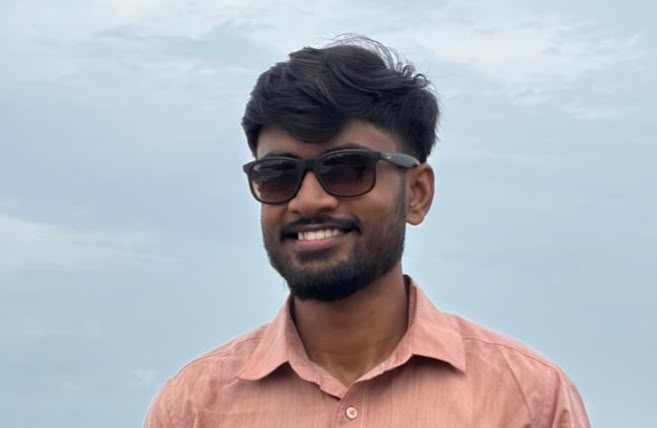
#> input picture len-vil-animated-profile/assets/portrait.jpg, 657 x 428 px
$ python render_profile.py
#> lines starting #> are read from the running program, lines starting #| are printed output that depends on the picture
#!/usr/bin/env python3
"""Render Lenvil's animated, self-contained GitHub profile SVG cards."""
from __future__ import annotations

import json
import os
from datetime import date
from pathlib import Path
from xml.sax.saxutils import escape

try:
    from PIL import Image, ImageEnhance, ImageOps
except ImportError:  # Portrait becomes initials if Pillow is not installed.
    Image = None

ROOT = Path(__file__).resolve().parents[1]
CARDS = ROOT / "cards"
DATA = ROOT / "data" / "contributions.json"
PHOTO = ROOT / "assets" / "portrait.jpg"
STATIC = os.getenv("STATIC", "0") == "1"

INK = "#20262d"
MUTED = "#66717b"
PAPER = "#f3efe5"
WHITE = "#fffdf7"
LINE = "#d9d2c5"
BLUE = "#3768d7"
CORAL = "#db765e"
YELLOW = "#e3b64b"
GREEN = "#4b936e"


def anim_style() -> str:
    if STATIC:
        return ""
    return """<style>
      .reveal{opacity:0;animation:rise .8s cubic-bezier(.2,.7,.2,1) forwards}
      .d1{animation-delay:.15s}.d2{animation-delay:.35s}.d3{animation-delay:.55s}
      .pulse{transform-box:fill-box;transform-origin:center;animation:pulse 2.8s ease-in-out infinite}
      .shine{animation:shine 5s ease-in-out infinite}
      @keyframes rise{from{opacity:0;transform:translateY(13px)}to{opacity:1;transform:translateY(0)}}
      @keyframes pulse{0%,100%{opacity:.55;transform:scale(.92)}50%{opacity:1;transform:scale(1.08)}}
      @keyframes shine{0%,72%,100%{transform:translateX(-360px);opacity:0}78%{opacity:.55}90%{transform:translateX(780px);opacity:0}}
      @media(prefers-reduced-motion:reduce){.reveal,.pulse,.shine{animation:none!important;opacity:1!important;transform:none!important}}
    </style>"""


def ascii_portrait(cols: int = 42, rows: int = 24) -> list[str]:
#> called with cols = 42, rows = 24
    ramp = "  .,:-~=+*#%@"
    if Image is None or not PHOTO.exists():
        return ["LEN-VIL", "", "MCA / BUILDER"]
    image = Image.open(PHOTO).convert("L")
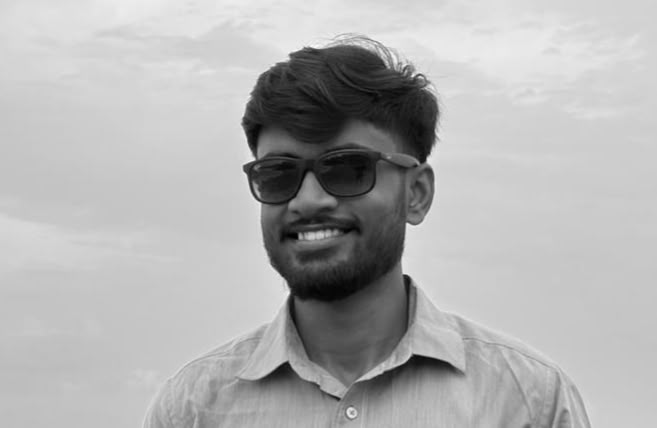
#> image: PIL image 657x428 L; min 1, max 251, mean 176.8
    # Crop toward a portrait framing while keeping the face and shoulders.
    w, h = image.size
#> w = 657; h = 428
    target = cols * 0.58 / rows
    current = w / h
#> current = 1.54
    if current > target:
        crop_w = int(h * target)
#> crop_w = 434
        left = max(0, (w - crop_w) // 2)
#> left = 111
        image = image.crop((left, 0, left + crop_w, h))
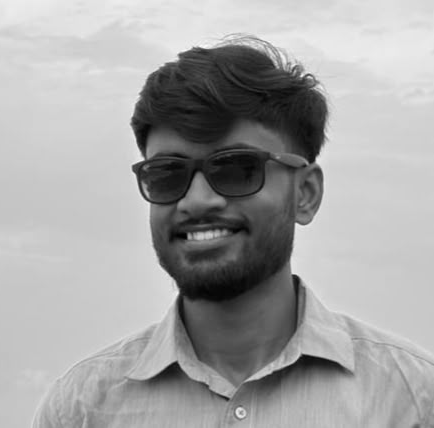
#> image: PIL image 434x428 L; min 1, max 251, mean 163.4
    else:
        crop_h = int(w / target)
        top = max(0, int((h - crop_h) * 0.15))
        image = image.crop((0, top, w, min(h, top + crop_h)))
    image = ImageOps.autocontrast(image)
    image = ImageEnhance.Contrast(image).enhance(1.35)
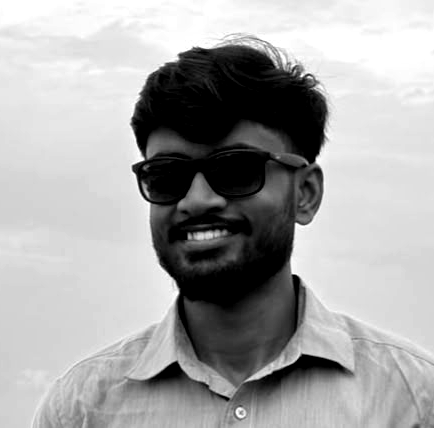
#> image: PIL image 434x428 L; min 0, max 255, mean 166.4
    image = image.resize((cols, rows))
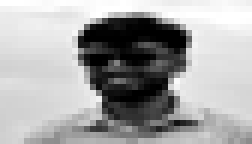
#> image: PIL image 42x24 L (shown 6 times larger); min 0, max 255, mean 166.5
    pixels = list(image.getdata())
#> pixels = 1008 values, max 255 at index 0, min 0 at index 225, mean 166.5
    result = []
    for y in range(rows):
        chars = []
        for x in range(cols):
            value = pixels[y * cols + x]
            # Invert brightness: darker photo details use denser characters.
            idx = int((255 - value) / 255 * (len(ramp) - 1))
            chars.append(ramp[idx])
        result.append("".join(chars).rstrip())
#> after the loop, result = 24 items, first 6: '', '', '                  .,,:--:.', '               .:+##%%%%%#=,.', '              =%%%%#%%%%%%%##+:', '             -%@%%%%%%@@@@@@@@#:'
    return result


def hero_svg() -> str:
    portrait = ascii_portrait()
#> portrait has the same summary as result in ascii_portrait
    lines = []
    start_y = 76
    for i, line in enumerate(portrait):
        if not line:
            continue
        delay = 0 if STATIC else i * 0.035
        style = "" if STATIC else f'opacity="0" style="animation:row-in .45s {delay:.2f}s forwards"'
        lines.append(
            f'<text x="58" y="{start_y + i * 8}" fill="#52616c" font-size="7.8" letter-spacing="1.25" {style}>{escape(line)}</text>'
        )
#> this loop made 24 passes
#> (line, delay) on passes 3 to 14: ('                  .,,:--:.', 0.07), ('               .:+##%%%%%#=,.', 0.105), ('              =%%%%#%%%%%%%##+:', 0.14), ('             -%@%%%%%%@@@@@@@@#:', 0.175), ('            .#@@@@@@@@@%%%@@@@@=', 0.21), ('             ##**#%%%%#+=+*#@@@-', 0.245), ('             -++**#%%%###*++#%*', 0.28), ('            .+%%@@%#@@@@@%****+.', 0.315), ('...          -#@@%+-*%%%%+==+**,', 0.35), ('......        -*#+=++*#*++++*+=', 0.385), ('..   ....     :*##%####%####=:.', 0.42), ('              ,#%#+~=+*#%%%%:', 0.455)
#> delay on passes 21 to 24: 0.7, 0.735, 0.77, 0.805
#> after the loop, lines = 22 items
    row_css = "" if STATIC else "<style>@keyframes row-in{to{opacity:1}}</style>"
    return f'''<svg xmlns="http://www.w3.org/2000/svg" width="960" height="330" viewBox="0 0 960 330" role="img" aria-labelledby="title desc">
      <title id="title">Lenvil Pinto — MCA student and builder</title><desc id="desc">An animated ASCII portrait and introduction card in a warm editorial style.</desc>
      {anim_style()}{row_css}
      <rect width="960" height="330" rx="18" fill="{PAPER}"/>
      <rect x="16" y="16" width="928" height="298" rx="12" fill="{WHITE}" stroke="{LINE}"/>
      <path d="M470 38V292" stroke="{LINE}" stroke-width="1"/>
      <text x="40" y="43" fill="{MUTED}" font-size="10" letter-spacing="2.2" font-family="Arial,sans-serif">LEN-VIL  /  PROFILE README</text>
      <circle cx="916" cy="39" r="5" fill="{GREEN}" class="pulse"/>
      <text x="900" y="43" text-anchor="end" fill="{MUTED}" font-size="9" letter-spacing="1.5">ONLINE / LEARNING</text>
      {''.join(lines)}
      <rect x="42" y="272" width="386" height="22" rx="5" fill="#e9e3d8"/>
      <text x="54" y="287" fill="{MUTED}" font-size="9" letter-spacing="1.3">A HUMAN, NOT JUST A COMMIT HISTORY</text>
      <g class="reveal d1" font-family="Arial,sans-serif">
        <text x="510" y="91" fill="{BLUE}" font-size="12" letter-spacing="3">HELLO, I'M</text>
        <text x="505" y="143" fill="{INK}" font-size="43" font-weight="700" letter-spacing="-1.5">LENVIL PINTO</text>
        <rect x="510" y="161" width="70" height="4" rx="2" fill="{CORAL}"/>
        <text x="510" y="197" fill="{INK}" font-size="17">MCA student · curious builder</text>
        <text x="510" y="224" fill="{MUTED}" font-size="13">St. Joseph Engineering College</text>
        <text x="510" y="245" fill="{MUTED}" font-size="13">Mangaluru, India</text>
        <text x="510" y="279" fill="{BLUE}" font-size="11" letter-spacing="1.2">BUILD  /  EXPLORE  /  LEARN</text>
      </g>
      <rect x="500" y="60" width="390" height="238" rx="9" fill="none" stroke="#eee9df"/>
      <rect x="500" y="60" width="3" height="238" rx="1.5" fill="{BLUE}"/>
    </svg>'''


def load_data() -> dict | None:
    if not DATA.exists():
        return None
    try:
        return json.loads(DATA.read_text(encoding="utf-8"))
    except (json.JSONDecodeError, OSError):
        return None


def contribution_svg(data: dict | None) -> str:
    days = data.get("days", []) if data else []
    by_date = {item.get("date"): item for item in days}
    # Use the exact number of returned calendar days, right-aligned in 53 columns.
    cells = []
    total_slots = 53 * 7
    if days:
        dates = sorted(by_date)
        pad = max(0, total_slots - len(dates))
        grid = [None] * pad + [by_date[d] for d in dates[-total_slots:]]
    else:
        grid = [None] * total_slots
    palette = ["#eeeae2", "#c8d9f6", "#8faee9", "#5c83dc", BLUE]
    for idx, item in enumerate(grid):
        col, row = divmod(idx, 7)
        level = int(item.get("level", 0)) if item else 0
        level = max(0, min(4, level))
        x, y = 30 + col * 13, 66 + row * 13
        delay = 0 if STATIC else idx * 0.0015
        style = "" if STATIC else f'opacity="0" style="animation:cell-in .32s {delay:.2f}s forwards"'
        cells.append(f'<rect x="{x}" y="{y}" width="9" height="9" rx="2" fill="{palette[level]}" {style}/>' )
    css = "" if STATIC else "<style>@keyframes cell-in{to{opacity:1}}</style>"

    if data:
        stats = [
            ("CONTRIBUTIONS", f"{data.get('total', 0):,}"),
            ("ACTIVE DAYS", str(data.get("active_days", 0))),
            ("CURRENT STREAK", f"{data.get('current_streak', 0)} days"),
        ]
        month_map = data.get("months", {})
        months = sorted(month_map.items())[-12:]
        max_month = max((v for _, v in months), default=1) or 1
        bar_parts = []
        for i, (month, value) in enumerate(months):
            x = 34 + i * 70
            bar_h = 28 * value / max_month
            bar_parts.append(f'<rect x="{x}" y="217" width="42" height="{bar_h:.1f}" rx="3" fill="{BLUE}" opacity=".85"/>')
            bar_parts.append(f'<text x="{x+21}" y="234" fill="{MUTED}" font-size="8" text-anchor="middle">{escape(month[5:])}</text>')
        stat_markup = ''.join(f'<text x="790" y="{76+i*37}" fill="{MUTED}" font-size="8" letter-spacing="1.3">{escape(k)}</text><text x="790" y="{96+i*37}" fill="{INK}" font-size="17" font-weight="700">{escape(v)}</text>' for i,(k,v) in enumerate(stats))
        monthly = '<text x="30" y="183" fill="{MUTED}" font-size="9" letter-spacing="1.4">MONTHLY CONTRIBUTIONS</text>'.format(MUTED=MUTED) + ''.join(bar_parts)
        update = f"LAST SYNC  /  {escape(data.get('fetched_at', ''))}"
    else:
        stat_markup = f'<text x="790" y="83" fill="{BLUE}" font-size="10" letter-spacing="1.4">LIVE DATA</text><text x="790" y="108" fill="{INK}" font-size="15" font-weight="700">Awaiting first sync</text><text x="790" y="132" fill="{MUTED}" font-size="10">No sample numbers used.</text>'
        monthly = f'<text x="30" y="183" fill="{MUTED}" font-size="9" letter-spacing="1.4">MONTHLY PULSE  /  POPULATES FROM YOUR REAL GITHUB ACTIVITY</text>'
        update = "CONTRIBUTION CALENDAR  /  REAL DATA ONLY"
    return f'''<svg xmlns="http://www.w3.org/2000/svg" width="960" height="260" viewBox="0 0 960 260" role="img" aria-labelledby="title desc">
      <title id="title">GitHub contribution activity</title><desc id="desc">A contribution heatmap and monthly totals. The scheduled workflow fills it using public GitHub contribution data.</desc>
      {anim_style()}{css}<rect width="960" height="260" rx="16" fill="{PAPER}"/><rect x="16" y="16" width="928" height="228" rx="11" fill="{WHITE}" stroke="{LINE}"/>
      <text x="30" y="43" fill="{INK}" font-size="13" font-weight="700" letter-spacing="1.5">GITHUB ACTIVITY</text>
      <text x="930" y="43" fill="{MUTED}" font-size="9" text-anchor="end" letter-spacing="1.2">LAST 12 MONTHS</text>
      {''.join(cells)}
      <path d="M770 56V166" stroke="{LINE}"/>{stat_markup}
      {monthly}
      <text x="930" y="235" fill="{MUTED}" font-size="8" text-anchor="end" letter-spacing="1">{update}</text>
    </svg>'''


def about_svg() -> str:
    return f'''<svg xmlns="http://www.w3.org/2000/svg" width="960" height="142" viewBox="0 0 960 142" role="img" aria-labelledby="title">
      <title id="title">About Lenvil and technology interests</title>{anim_style()}
      <rect width="960" height="142" rx="15" fill="{PAPER}"/><rect x="16" y="14" width="928" height="114" rx="10" fill="{WHITE}" stroke="{LINE}"/>
      <text x="40" y="48" fill="{BLUE}" font-size="10" letter-spacing="2">A LITTLE ABOUT ME</text>
      <text x="40" y="77" fill="{INK}" font-size="16" font-weight="700">I enjoy turning ideas into useful, working projects.</text>
      <text x="40" y="101" fill="{MUTED}" font-size="12">Currently exploring full-stack development, Flutter, AI-powered applications and practical problem-solving.</text>
      <path d="M690 32V109" stroke="{LINE}"/>
      <text x="720" y="48" fill="{MUTED}" font-size="9" letter-spacing="1.4">TOOLS I WORK WITH</text>
      <text x="720" y="72" fill="{INK}" font-size="13" font-weight="700">React · TypeScript · Flutter</text>
      <text x="720" y="95" fill="{INK}" font-size="13" font-weight="700">Python · Java · Supabase</text>
    </svg>'''


def tile_svg(title: str, number: str, subtitle: str, color: str) -> str:
    return f'''<svg xmlns="http://www.w3.org/2000/svg" width="300" height="150" viewBox="0 0 300 150" role="img" aria-labelledby="title">
      <title id="title">{escape(title)}</title>{anim_style()}
      <rect width="300" height="150" rx="14" fill="{color}"/>
      <text x="22" y="34" fill="#ffffff" opacity=".8" font-size="10" letter-spacing="2">{escape(number)}</text>
      <text x="22" y="91" fill="#ffffff" font-size="31" font-weight="700" letter-spacing="-1">{escape(title)}</text>
      <text x="22" y="119" fill="#ffffff" opacity=".9" font-size="11">{escape(subtitle)}</text>
      <path d="M255 25l19 19-19 19" fill="none" stroke="#fff" stroke-width="2" opacity=".75"/>
      <circle cx="270" cy="118" r="17" fill="none" stroke="#fff" stroke-width="1" opacity=".25" class="pulse"/>
    </svg>'''


def projects_svg() -> str:
    projects = [
        ("01", "VARTHA", "AI-powered multilingual news access", BLUE),
        ("02", "CropGenius", "Crop insights, disease detection and market tracking", GREEN),
        ("03", "CareConnect", "Healthcare appointments and reminders", CORAL),
        ("04", "TrustLens", "A browser companion for safer browsing", "#58677d"),
        ("05", "CashVision", "Currency recognition concept", "#b58a36"),
    ]
    cards = []
    for i, (num, name, desc, color) in enumerate(projects):
        col = i % 3
        row = i // 3
        x = 22 + col * 307 if row == 0 else 176 + col * 307
        y = 56 + row * 132
        cards.append(f'''<g class="reveal d{i%3+1}">
          <rect x="{x}" y="{y}" width="286" height="108" rx="10" fill="{WHITE}" stroke="{LINE}"/>
          <rect x="{x}" y="{y}" width="5" height="108" rx="2" fill="{color}"/>
          <text x="{x+20}" y="{y+27}" fill="{color}" font-size="9" letter-spacing="1.5">PROJECT / {num}</text>
          <text x="{x+20}" y="{y+56}" fill="{INK}" font-size="19" font-weight="700">{escape(name)}</text>
          <text x="{x+20}" y="{y+79}" fill="{MUTED}" font-size="10">{escape(desc)}</text>
        </g>''')
    return f'''<svg xmlns="http://www.w3.org/2000/svg" width="960" height="330" viewBox="0 0 960 330" role="img" aria-labelledby="title desc">
      <title id="title">Selected projects</title><desc id="desc">Five project highlights: VARTHA, CropGenius, CareConnect, TrustLens and CashVision.</desc>{anim_style()}
      <rect width="960" height="330" rx="16" fill="{PAPER}"/><rect x="16" y="16" width="928" height="298" rx="11" fill="{WHITE}" stroke="{LINE}"/>
      <text x="30" y="42" fill="{BLUE}" font-size="10" letter-spacing="2">SELECTED WORK / IDEAS IN PROGRESS</text>
      {''.join(cards)}
    </svg>'''


def write(name: str, content: str) -> None:
    CARDS.mkdir(parents=True, exist_ok=True)
    (CARDS / name).write_text(content, encoding="utf-8")


def main() -> None:
    write("hero.svg", hero_svg())
    write("contributions.svg", contribution_svg(load_data()))
    write("about.svg", about_svg())
    write("build.svg", tile_svg("BUILD", "01 / MAKE", "Turn ideas into useful things", BLUE))
    write("explore.svg", tile_svg("EXPLORE", "02 / TRY", "Experiment with new technology", CORAL))
    write("learn.svg", tile_svg("LEARN", "03 / GROW", "Keep improving, one step at a time", "#bd953d"))
    write("projects.svg", projects_svg())
    print(f"Rendered profile cards in {CARDS}")


if __name__ == "__main__":
    main()
